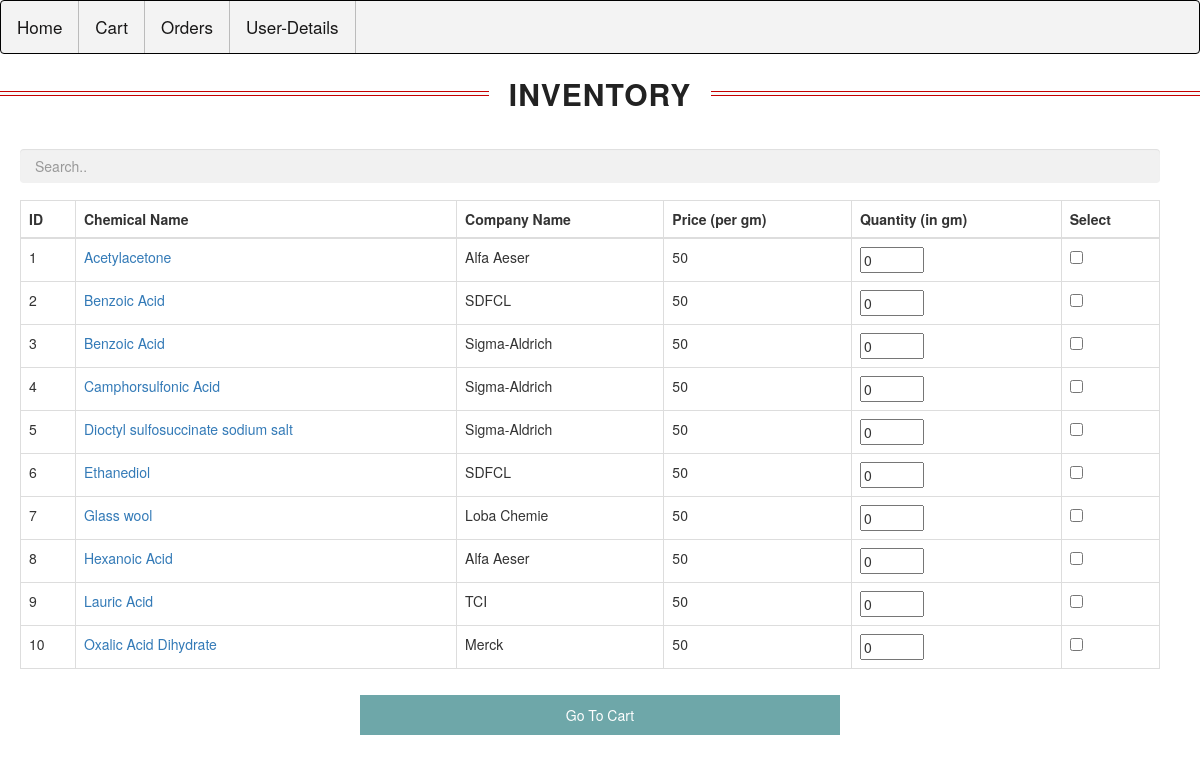
/user/inventory.php, run on the app's committed database.
### tables this page shows
CREATE TABLE `Items` (
  `id` int(11) NOT NULL,
  `name` varchar(1000) NOT NULL,
  `company` varchar(100) NOT NULL,
  `quantity` int(11) DEFAULT NULL,
  `price` int(11) DEFAULT NULL
);

### user/inventory.php (the view, shortened to what this page needs)
<!DOCTYPE html>
<html>
<head>
<!DOCTYPE html>
<html>
<head>
	<link rel="stylesheet" href="../css/styles.css" type="text/css">
	<link rel="stylesheet" href="https://maxcdn.bootstrapcdn.com/bootstrap/3.4.1/css/bootstrap.min.css">
</head>
<body>
<br><br><br>
<div class='heading'>
	<h1>INVENTORY</h1>
</div>
<input class="form-control" id="myInput" type="text" placeholder="Search.." style="margin-left: 20px;"><br>
<table class="table table-bordered table-hover">
	<form action='../user/cart.php' method='post'>
	<tr>
		<th>ID</th>
		<th>Chemical Name</th>
		<th>Company Name</th>
		<th>Price (per gm)</th>
		<th>Quantity (in gm)</th>
		<th>Select</th>
	</tr>
	<tbody id="myTable">
	<?php
	$conn = OpenCon();
	$sql = "SELECT id, name, company, quantity, price FROM Items";
	$result = $conn->query($sql);
	if ($result->num_rows > 0)
	{
	  $count = 0;
	  while($row = $result->fetch_assoc())
	  {
	  	$count++;
	    echo "<tr>";
	    echo "<td>" . $row['id'] . "</td>";
	    echo "<td>" . $row['name'] . "</td>";
	    echo "<td>" . $row['company'] . "</td>";
	    echo "<td>" . $row['price'] . "</td>";
	    echo "<td>" . "<input  type='number' value='0' min='0' max='".$row['quantity']."' name='quantity_$count' />" . "</td>";
	    echo "<td>" . "<input type='checkbox' name='check_row_$count' />" . "</td>";
	  }
	}
	else
	{
	  echo "Database Error";
	}
	?>
	</tbody>
</table>
<div>
	<button type="submit" class="button" name="submit">Go To Cart</button>
</div>
</body>
</html>

### css/styles.css (style rules this page uses)
.theme-light { --color-primary: #0060df; --color-secondary: #fbfbfe; --color-accent: #fd6f53; --font-color: #000000; }
body { font-family: Arial, Helvetica, sans-serif; }
.heading h1 { text-align: center; font-size:30px; font-weight:300; color:#222; letter-spacing:1px; text-transform: uppercase; font-weight: bold; display: grid; grid-template-columns: 1fr max-content 1fr; grid-template-rows: 27px 0; grid-gap: 20px; align-items: center; }
.heading h1:after,.heading h1:before { content: " "; display: block; border-bottom: 1px solid #c50000; border-top: 1px solid #c50000; height: 5px; background-color:#f8f8f8; }
input[type=text], input[type=password] { width: 95%; padding: 15px; margin: 12px 0 5px 0px; display: inline-block; border: none; background: #f1f1f1; }
.table { width: 95% !important; padding: 15px; margin: 12px 0 5px 20px; }
.button { background-color: cadetblue; color: white; padding: 10px 0; margin: 0.5% 30%; border: none; cursor: pointer; width: 40%; opacity: 0.9; }
a { color: dodgerblue; }

### data on the page
items: id "1", name "Acetylacetone", company "Alfa Aeser", price "50"
items: id "2", name "Benzoic Acid", company "SDFCL", price "50"
items: id "3", name "Benzoic Acid", company "Sigma-Aldrich", price "50"
items: id "4", name "Camphorsulfonic Acid", company "Sigma-Aldrich", price "50"
items: id "5", name "Dioctyl sulfosuccinate sodium salt", company "Sigma-Aldrich", price "50"
items: id "6", name "Ethanediol", company "SDFCL", price "50"
items: id "7", name "Glass wool", company "Loba Chemie", price "50"
items: id "8", name "Hexanoic Acid", company "Alfa Aeser", price "50"
items: id "9", name "Lauric Acid", company "TCI", price "50"
items: id "10", name "Oxalic Acid Dihydrate", company "Merck", price "50"
